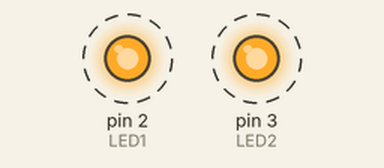
A sketch run on a simulated Arduino Uno, built with avr-gcc and run on an emulated ATmega328P. Shown: output pins drawn as LEDs (lit = HIGH). Dashed ring = blinking.

Above: at 0.2 s.
Timing chart, 0 to 3.0 s (numbered marks = the images above):
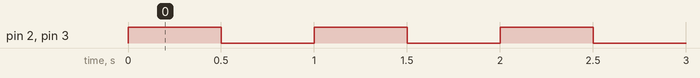

The sketch:

jour7.ino
```cpp
const int LED1 = 2; // Broche pour la LED 1
const int LED2 = 3; // Broche pour la LED 2

void setup() {
  pinMode(LED1, OUTPUT);
  pinMode(LED2, OUTPUT);
}

void loop() {
  digitalWrite(LED1, HIGH); // Allume la LED 1
  digitalWrite(LED2, HIGH); // Allume la LED 2
  delay(500); // Attendre 500ms

  digitalWrite(LED1, LOW); // Éteint la LED 1
  digitalWrite(LED2, LOW); // Éteint la LED 2
  delay(500); // Attendre 500ms
}
```

Measured:
- by itself, pin 2 (LED1), pin 3 (LED2): alternates HIGH for 0.50 s and LOW for 0.50 s
